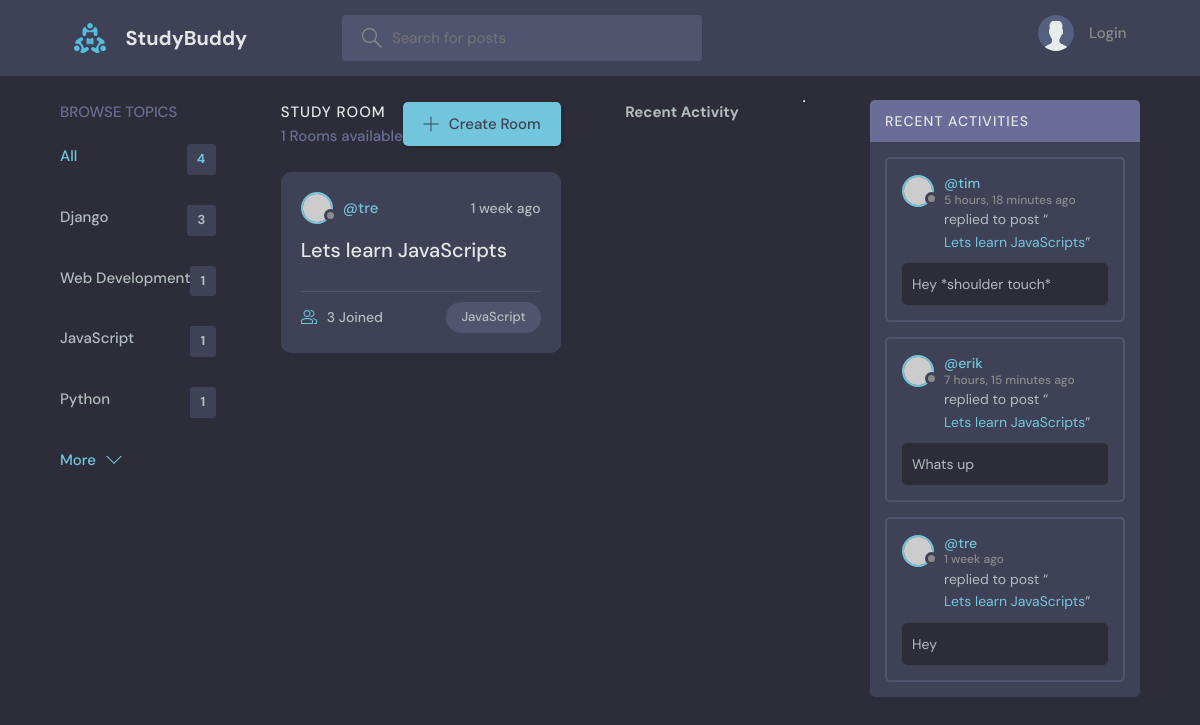
Screenshot of /?q=JavaScript with the database file from the repository.
### base/models.py (models this page shows, shortened)
class Topic(models.Model):
    name = models.CharField(max_length=200)

class Room(models.Model):
    host = models.ForeignKey(User, on_delete=models.SET_NULL, null=True)
    topic = models.ForeignKey(Topic, on_delete=models.SET_NULL, null=True)
    name = models.CharField(max_length=200)
    description = models.TextField(null=True, blank = True)
    participants = models.ManyToManyField(User, related_name='participants', blank=True)
    updated = models.DateTimeField(auto_now=True)
    created = models.DateTimeField(auto_now_add=True)
    class Meta:
        ordering =['-updated', '-created']
    def __str__(self):
        return self.name

class Message(models.Model):
    user = models.ForeignKey(User, on_delete=models.CASCADE)
    room = models.ForeignKey(Room, on_delete=models.CASCADE)
    body = models.TextField()
    updated = models.DateTimeField(auto_now=True)
    created = models.DateTimeField(auto_now_add=True)
    class Meta:
        ordering =['-updated', '-created']

### base/views.py (the view)
# urls.py: path('', views.home, name="home"),
def home(request):
    q=request.GET.get('q') if request.GET.get('q') != None else ''
    rooms = Room.objects.filter(
        Q(topic__name__icontains=q) |
        Q(name__icontains=q) |
        Q(description__icontains=q)
        )
    topics = Topic.objects.all()
    room_count = rooms.count()
    room_messages = Message.objects.filter(Q(room__topic__name__icontains=q))
    context= {'rooms': rooms, 'topics':topics, 'room_count': room_count,
              'room_messages': room_messages}
    return render(request, 'base/home.html', context)

### templates/base/home.html (shortened to what this page needs)
{% extends 'main.html' %}
{% block content %}
    <main class="layout layout--3">
      <div class="container">
        {% include 'base/topics_component.html' %}
        <div class="roomList">
          <div class="roomList__header">
            <div>
              <h2>Study Room</h2>
              <p>{{room_count}} Rooms available</p>
            </div>
            <a class="btn btn--main" href="{% url 'create-room' %}">
              <svg version="1.1" xmlns="http://www.w3.org/2000/svg" width="32" height="32" viewBox="0 0 32 32">
                <title>add</title>
                <path
                  d="M16.943 0.943h-1.885v14.115h-14.115v1.885h14.115v14.115h1.885v-14.115h14.115v-1.885h-14.115v-14.115z"
                ></path>
              </svg>
              Create Room
            </a>
          </div>
          {% include 'base/feed_component.html' %}
        </div>
         {% include 'base/activity_component.html' %}
      </div>
    </main>
{% endblock %}

### templates/base/topics_component.html (shortened to what this page needs)
<!DOCTYPE html>
<html lang="en">
<head>
</head>
<body>
    <div class="topics">
        <div class="topics__header">
          <h2>Browse Topics</h2>
        </div>
        <ul class="topics__list">
          <li>
            <a href="{% url 'home' %}" class="active">All <span>{{topics.count}}</span></a>
          </li>
          {% for topic in topics %}
          <li>
            <a href="{% url 'home' %}?q={{topic.name}}">{{topic.name}}<span>{{topic.room_set.all.count}}</span></a>
          </li>
          {% endfor %}
        </ul>
        <a class="btn btn--link" href="topics.html">
          More
          <svg version="1.1" xmlns="http://www.w3.org/2000/svg" width="32" height="32" viewBox="0 0 32 32">
            <title>chevron-down</title>
            <path d="M16 21l-13-13h-3l16 16 16-16h-3l-13 13z"></path>
          </svg>
        </a>
      </div>
</body>
</html>

### templates/base/feed_component.html (shortened to what this page needs)
<!DOCTYPE html>
<html lang="en">
<head>
</head>
<body>
    {% for room in rooms %}
    <div class="roomListRoom">
        <div class="roomListRoom__header">
          <a href="{% url 'user-profile' room.host.id %}" class="roomListRoom__author">
            <div class="avatar avatar--small">
              <img src="https://randomuser.me/api/portraits/women/11.jpg" />
            </div>
            <span>@{{room.host.username}}</span>
          </a>
          <div class="roomListRoom__actions">
            <span>{{room.created|timesince}} ago</span>
          </div>
        </div>
        <div class="roomListRoom__content">
          <a href="{% url 'room' room.id %}">{{room.name}}</a>
        </div>
        <div class="roomListRoom__meta">
          <a href="{% url 'room' room.id %}" class="roomListRoom__joined">
            {{room.participants.all.count}} Joined
          </a>
          <p class="roomListRoom__topic">{{room.topic.name}}</p>
        </div>
      </div>
    {% endfor %}
</body>
</html>

### templates/base/activity_component.html (shortened to what this page needs)
<!DOCTYPE html>
<html lang="en">
<head>
</head>
<body>
    <h3>Recent Activity</h3>
    <hr>
    <div class="activities">
        <div class="activities__header">
          <h2>Recent Activities</h2>
        </div>
        {% for message in room_messages %}
        <div class="activities__box">
          <div class="activities__boxHeader roomListRoom__header">
            <a href="{% url 'user-profile' message.user.id %}" class="roomListRoom__author">
              <div class="avatar avatar--small">
                <img src="https://randomuser.me/api/portraits/women/11.jpg" />
              </div>
              <p>
                @{{message.user}}
                <span>{{message.created|timesince}} ago</span>
              </p>
            </a>
          </div>
          <div class="activities__boxContent">
            <p>replied to post “<a href="{% url 'room' message.room.id %}">{{message.room}}</a>”</p>
            <div class="activities__boxRoomContent">
              {{message.body}}
            </div>
          </div>
        </div>
        {% endfor %}
      </div>
</body>
</html>

### rows the page displays
Topic: name "Django", room_set.all.count "3"
Topic: name "Web Development", room_set.all.count "1"
Topic: name "JavaScript", room_set.all.count "1"
Topic: name "Python", room_set.all.count "1"
Room: host.username "tre", created "1 week", name "Lets learn JavaScripts", participants.all.count "3", topic.name "JavaScript"
Message: user "tim", created "5 hours, 18 minutes", room "Lets learn JavaScripts", body "Hey *shoulder touch*"
Message: user "erik", created "7 hours, 15 minutes", room "Lets learn JavaScripts", body "Whats up"
Message: user "tre", created "1 week", room "Lets learn JavaScripts", body "Hey"

### other values shown
{{ topics.count }} "4"
{{ room_count }} "1"
